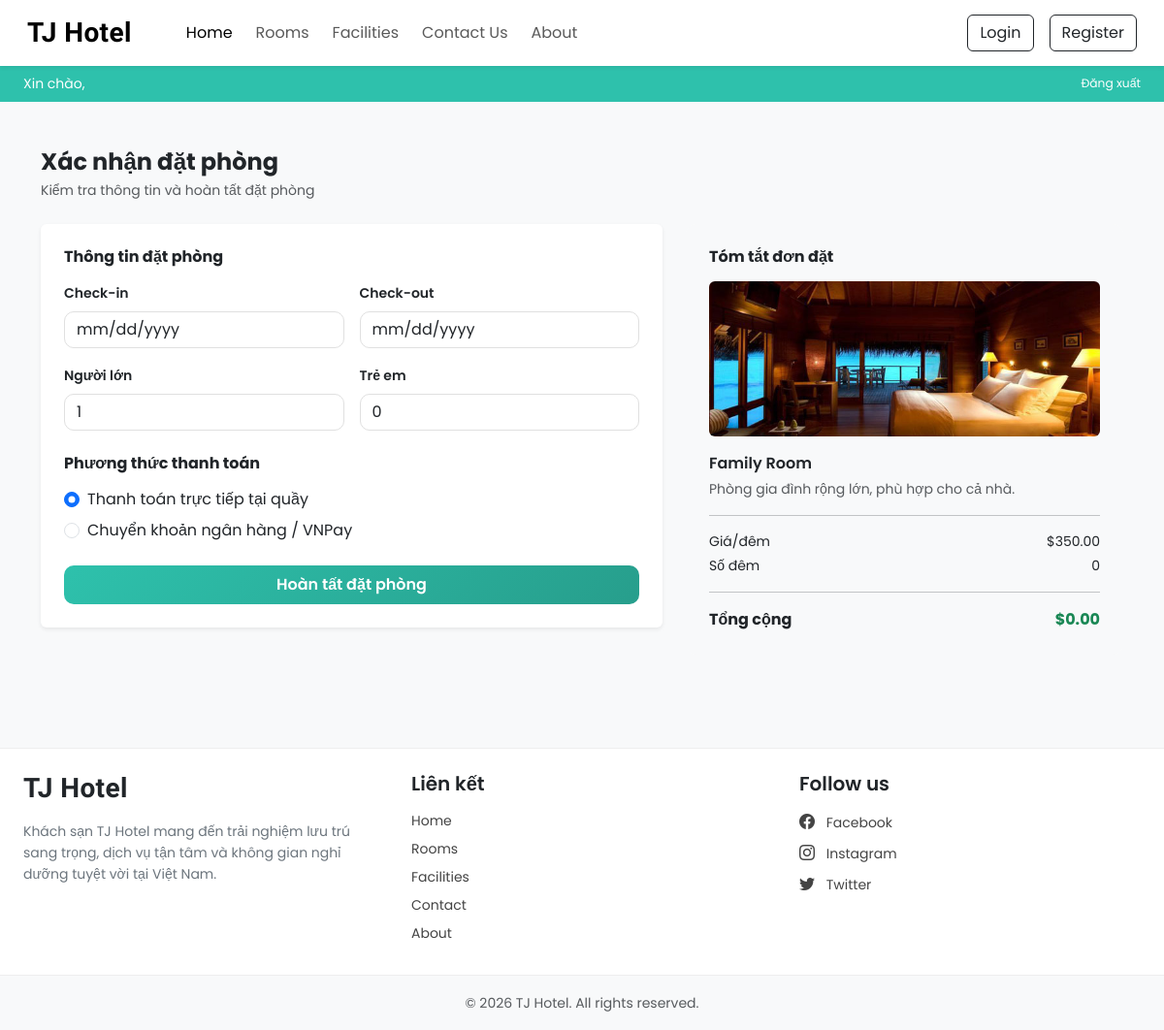
Page /admin/checkout.php?room_id=3 (signed in) on the committed database.
### tables this page shows
CREATE TABLE IF NOT EXISTS `rooms` (
    `id`          INT(11)        NOT NULL AUTO_INCREMENT,
    `name`        VARCHAR(100)   NOT NULL,
    `type`        VARCHAR(50)    NOT NULL,
    `price`       DECIMAL(10,2)  NOT NULL,
    `capacity`    INT(11)        NOT NULL DEFAULT 2,
    `description` TEXT,
    `image`       VARCHAR(255),
    `status`      ENUM('available','booked','maintenance') NOT NULL DEFAULT 'available',
    `created_at`  TIMESTAMP      NOT NULL DEFAULT CURRENT_TIMESTAMP,
    PRIMARY KEY (`id`)
);

### admin/inc/db_config.php (called while the page is built, shortened)
<?php
function select($sql, $values = [], $datatypes = "") {
    $con = $GLOBALS['con'];
    $stmt = mysqli_prepare($con, $sql);
    if (!empty($datatypes)) {
        mysqli_stmt_bind_param($stmt, $datatypes, ...$values);
    }
    mysqli_stmt_execute($stmt);
    $res = mysqli_stmt_get_result($stmt);
    return $res;
}
?>

### admin/checkout.php (the view, shortened to what this page needs)
<?php
require('inc/db_config.php');
$room_id  = isset($_GET['room_id'])  ? (int)$_GET['room_id']  : 0;
$checkin  = $_GET['checkin']  ?? '';
$checkout = $_GET['checkout'] ?? '';
$adults   = (int)($_GET['adults']   ?? 1);
$children = (int)($_GET['children'] ?? 0);
$room = null;
$days = $total = 0;
if ($room_id) {
    $res  = select("SELECT * FROM `rooms` WHERE `id`=? LIMIT 1", [$room_id], "i");
    $room = $res ? mysqli_fetch_assoc($res) : null;
}
?>
<!DOCTYPE html>
<html lang="vi">
<head>
    <?php
    require('../inc/link.php');
    ?>
</head>
<body class="bg-light">
<?php require('../inc/header.php'); ?>
<div class="user-bar d-flex justify-content-between align-items-center">
    <span>Xin chào, <strong><?= htmlspecialchars($_SESSION['user_name']) ?></strong></span>
    <a href="logout.php" class="text-white text-decoration-none small">Đăng xuất</a>
</div>
<div class="container py-5">
    <h4 class="fw-bold mb-1">Xác nhận đặt phòng</h4>
    <p class="text-muted small mb-4">Kiểm tra thông tin và hoàn tất đặt phòng</p>
    <div class="row g-4">
        <div class="col-lg-7">
            <div class="card border-0 shadow-sm p-4">
                <h6 class="fw-bold mb-3">Thông tin đặt phòng</h6>
                <form method="POST" action="">
                    <div class="row g-3 mb-4">
                        <div class="col-md-6">
                            <label class="form-label fw-semibold" style="font-size:.875rem;">Check-in</label>
                            <input type="date" class="form-control shadow-none" value="<?= htmlspecialchars($checkin) ?>" readonly>
                        </div>
                        <div class="col-md-6">
                            <label class="form-label fw-semibold" style="font-size:.875rem;">Check-out</label>
                            <input type="date" class="form-control shadow-none" value="<?= htmlspecialchars($checkout) ?>" readonly>
                        </div>
                        <div class="col-md-6">
                            <label class="form-label fw-semibold" style="font-size:.875rem;">Người lớn</label>
                            <input type="number" class="form-control shadow-none" value="<?= $adults ?>" readonly>
                        </div>
                        <div class="col-md-6">
                            <label class="form-label fw-semibold" style="font-size:.875rem;">Trẻ em</label>
                            <input type="number" class="form-control shadow-none" value="<?= $children ?>" readonly>
                        </div>
                    </div>
                    <h6 class="fw-bold mb-3">Phương thức thanh toán</h6>
                    <div class="form-check mb-2">
                        <input class="form-check-input" type="radio" name="payment" id="payDirect" value="direct" checked>
                        <label class="form-check-label" for="payDirect">Thanh toán trực tiếp tại quầy</label>
                    </div>
                    <div class="form-check mb-4">
                        <input class="form-check-input" type="radio" name="payment" id="payOnline" value="online">
                        <label class="form-check-label" for="payOnline">Chuyển khoản ngân hàng / VNPay</label>
                    </div>
                    <button type="submit" name="book" class="btn btn-book w-100 py-2">Hoàn tất đặt phòng</button>
                </form>
            </div>
        </div>
        <div class="col-lg-5">
            <div class="summary-box p-4">
                <h6 class="fw-bold mb-3">Tóm tắt đơn đặt</h6>
                <?php if ($room): ?>
                    <img src="../<?= htmlspecialchars($room['image']) ?>" class="w-100 rounded mb-3" style="height:160px;object-fit:cover;" alt="<?= htmlspecialchars($room['name']) ?>">
                    <div class="fw-semibold mb-1"><?= htmlspecialchars($room['name']) ?></div>
                    <div class="text-muted small mb-3"><?= htmlspecialchars($room['description']) ?></div>
                    <hr>
                    <div class="d-flex justify-content-between small mb-1">
                        <span>Giá/đêm</span><span>$<?= number_format($room['price'], 2) ?></span>
                    </div>
                    <div class="d-flex justify-content-between small mb-1">
                        <span>Số đêm</span><span><?= $days ?></span>
                    </div>
                    <hr>
                    <div class="d-flex justify-content-between fw-bold">
                        <span>Tổng cộng</span><span class="text-success">$<?= number_format($total, 2) ?></span>
                    </div>
                <?php else: ?>
                    <p class="text-muted small">Không tìm thấy thông tin phòng.</p>
                <?php endif; ?>
            </div>
        </div>
    </div>
</div>
<?php require('../inc/footer.php'); ?>
</body>
</html>

### admin/css/common.css (style rules this page uses)
:root { --teal:#2ec1ac; --teal-hover:#279e8c; }
* { font-family: 'Poppins', sans-serif; }
input[type=number] { -moz-appearance: textfield; }

### admin/checkout.php (style rules this page uses)
.summary-box { background:#f8f9fa; border-radius:12px; }
.form-control, .form-select { border-radius:10px; border:1.5px solid #e0e0e0; }
.btn-book { background:linear-gradient(135deg,#2ec1ac,#279e8c); border:none; border-radius:10px; color:#fff; font-weight:600; }
.user-bar { background:#2ec1ac; color:#fff; padding:.5rem 1.5rem; font-size:.875rem; }

### rows in the picture
rooms: image (picture), name "Family Room", description "Phòng gia đình rộng lớn, phù hợp cho cả nhà.", price "350.00"

### other values in the picture
$days "0"
$total "0.00"
